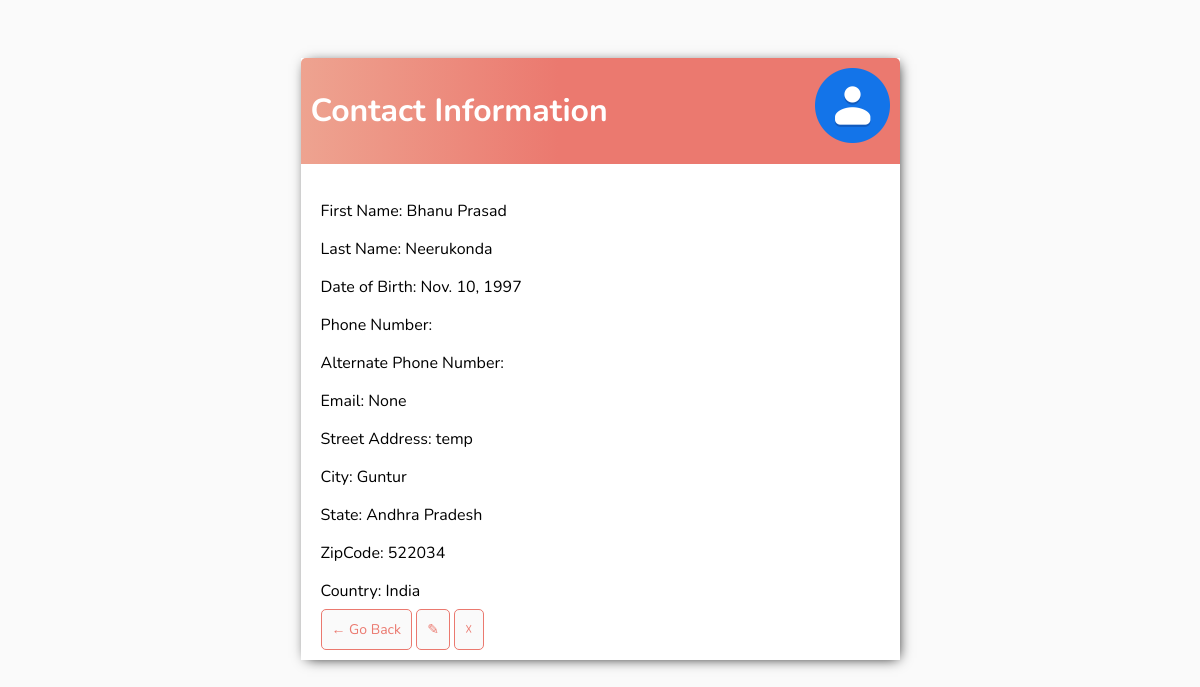
The app's page /contactinfo/8/ (signed in) with its own data.
### Contacts/models.py (models this page shows, shortened)
class ContactInfo(models.Model):
    user = models.ForeignKey(User, on_delete=models.CASCADE)
    cid = models.AutoField(primary_key=True)
    photo = models.ImageField(upload_to='', default="default.png")
    fname = models.CharField(max_length=50, null=True, blank=True, verbose_name="First Name")
    lname = models.CharField(max_length=50, null=True, blank=True, verbose_name="Last Name")
    DOB = models.DateField(null=True,blank=True, verbose_name="Date Of Birth")
    phnumber = PhoneNumberField(null = True, blank = True, verbose_name="Primary Phone Number")
    phnumberalt= PhoneNumberField(null = True, blank = True, verbose_name="Alternate Phone Number")
    email_address=models.EmailField(null=True,blank=True,verbose_name="Email ID")
    Staddress= models.TextField(null=True, blank=True, verbose_name="Street Address")
    city = models.CharField(max_length=20, null=True, verbose_name="City")
    state = models.CharField(max_length=20, null=True, verbose_name="State")
    zipcode = models.PositiveIntegerField(null=True,blank=True, verbose_name="Zipcode")
    country = models.CharField(max_length=20, choices= COUNTRIES, default='ZZ', verbose_name="Country",null=True, blank=True)

### Contacts/views.py (the view)
# urls.py: path('contactinfo/<int:pk>/', ContactDetail.as_view(),name='contactinfo'),
class ContactDetail(LoginRequiredMixin,DetailView):
    model= ContactInfo
    context_object_name= 'contactdetail'

### templates/Contacts/ContactInfo_detail.html (shortened to what this page needs)
{% extends 'Contacts/main.html' %}
{% block content%}
{% load static %}
<div class="header-bar">
  <h1>Contact Information</h1>
  {% if contactdetail.photo %}
  <img src='{{ contactdetail.photo.url }}' width="75" height="75" />
  {% else %}
  <p>No Image Data Available</p>{% endif %}
</div>
<div class="card-body">
<p>            First Name:  {{contactdetail.fname}}</p>
<p>             Last Name:  {{contactdetail.lname}}</p>
<p>         Date of Birth:  {{contactdetail.DOB}}</p>
<p>          Phone Number:  <a href="tel:{{contactdetail.phnumber.as_e164|default_if_none:"&nbsp;"}}"> {{contactdetail.phnumber.as_e164|default_if_none:"&nbsp;"}}</a></p>
<p>Alternate Phone Number:  <a href="tel:{{contactdetail.phnumberalt.as_e164|default_if_none:"&nbsp;"}}"> {{contactdetail.phnumberalt.as_e164|default_if_none:"&nbsp;"}}</a></p>
<p>                 Email:  {{contactdetail.email_address}}</p>
<p>        Street Address:  {{contactdetail.Staddress}}</p>
<p>                  City:  {{contactdetail.city}}</p>
<p>                 State:  {{contactdetail.state}}</p>
<p>               ZipCode:  {{contactdetail.zipcode}}</p>
<p>               Country:  {{contactdetail.get_country_display}}</p>
<a class='button' href="{% url 'contacts' %}"> &#8592; Go Back</a>
<a class='button' href="{% url 'contactupdate' contactdetail.cid %}">&#9998</a>
<a class='button' href="{% url 'contactdelete' contactdetail.cid %}">&#9747</a>
</div>
{% endblock content %}

### templates/Contacts/main.html (style rules this page uses)
body { background-color: #FAFAFA; font-family: 'Nunito', sans-serif; padding-top: 50px; }
h1, h2, h3, h4, h5, h6, { font-family: 'Raleway', sans-serif; }
a, p { color: #4b5156, }
.header-bar { display: flex; justify-content: space-between; color: #fff; padding: 10px; border-radius: 5px 5px 0 0; background: linear-gradient(90deg, #EEA390 0%, #EB796F 43%, #EB796F 100%); }
.button { border: 1px solid #EB796F; background-color: #FAFAFA; color: #EB796F; padding: 10px; font-size: 14px; border-radius: 5px; text-align: center; text-decoration: none; font-size: 14px; cursor: pointer; }
.card-body { padding: 20px; }

### records on screen
ContactInfo: photo (placeholder picture), fname "Bhanu Prasad", lname "Neerukonda", DOB "Nov. 10, 1997", email_address "None", Staddress "temp", city "Guntur", state "Andhra Pradesh", zipcode "522034", country "India"
